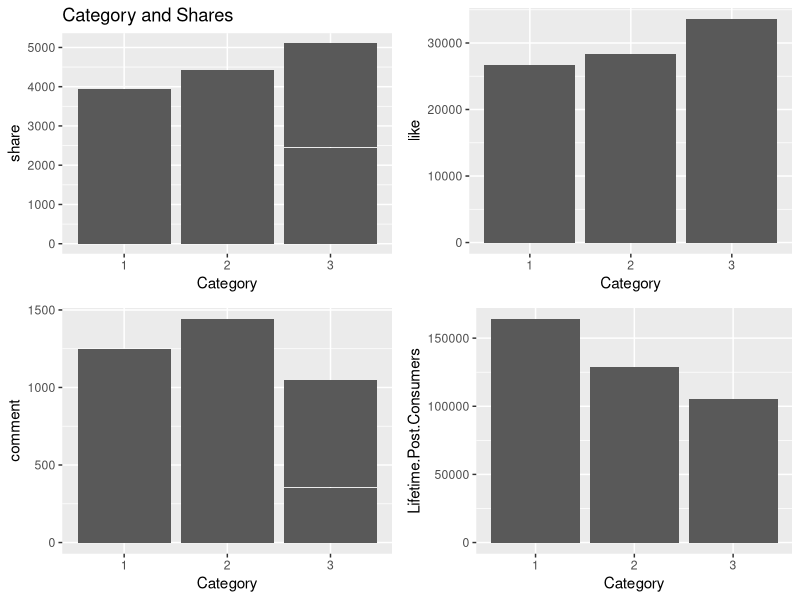
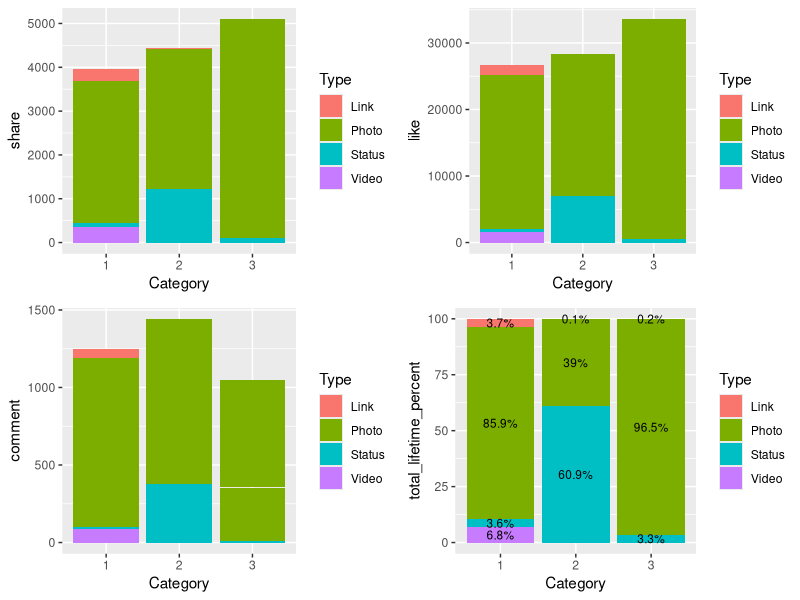
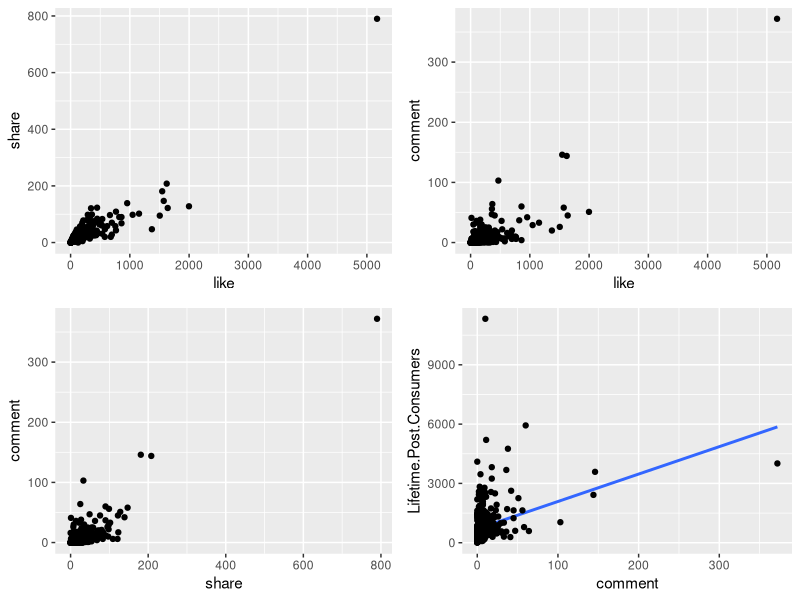

Generate these figures, in order, with R:
## ---- chunk 1
knitr::opts_chunk$set(echo = TRUE)
options(width = 100)

## ---- chunk 2
library(ggplot2)
library(plyr)
library(dplyr)
library(gridExtra)
## ---- chunk 3
mydata<-read.csv("./data/dataset_Facebook.csv")
summary(mydata)
mydata$Category<-as.factor(mydata$Category)
mydata$Type<-as.factor(mydata$Type)
mydata$Post.Month<-as.factor(mydata$Post.Month)
mydata$Post.Weekday<-as.factor(mydata$Post.Weekday)
mydata$Post.Hour<-as.factor(mydata$Post.Hour)
mydata$Paid<-as.factor(mydata$Paid)
mydata<-na.omit(mydata) 

## ---- chunk 4
p1<- ggplot() + geom_bar(aes(y = share, x = Category), data = mydata,stat="identity")+
ggtitle("Category and Shares")


p2<- ggplot() + geom_bar(aes(y = like, x = Category), data = mydata,stat="identity")


p3<- ggplot() + geom_bar(aes(y = comment, x = Category), data = mydata,stat="identity")


p4<- ggplot() + geom_bar(aes(y = Lifetime.Post.Consumers, x = Category), data = mydata,stat="identity")

library("gridExtra")
grid.arrange(p1, p2,p3,p4 ,nrow = 2,ncol=2)
## ---- chunk 5
p11<- ggplot() + geom_bar(aes(y = share, x = Category,fill=Type), data = mydata,stat="identity")


p12<- ggplot() + geom_bar(aes(y = like, x = Category,fill=Type), data = mydata,stat="identity")


p13<- ggplot() + geom_bar(aes(y = comment, x = Category,fill=Type), data = mydata,stat="identity")

newdf <- mydata %>% group_by(Category, Type) %>%
  summarise(total_lifetime = sum(Lifetime.Post.Consumers)) %>%
  mutate(total_lifetime_percent = 
           round(100 * total_lifetime / sum(total_lifetime),1))


newdf <- ddply(newdf, .(Category),transform,pos=cumsum(total_lifetime_percent)-
                 (0.2*total_lifetime_percent))
p14 <- ggplot(newdf, aes(x = Category, y = total_lifetime_percent,
                         fill = Type, label = paste0(total_lifetime_percent,"%"))) +
  geom_bar(stat = "identity") +
  geom_text(size = 3, position = position_stack(vjust = 0.5))


grid.arrange(p11, p12,p13,p14 ,nrow = 2,ncol=2)
## ---- chunk 6
v1<-ggplot(mydata, aes(x = like, y = share)) +
  geom_point()
v2<-ggplot(mydata, aes(x = like, y = comment)) +
  geom_point()
v3<-ggplot(mydata, aes(x = share, y = comment)) +
  geom_point()
v4<-ggplot(mydata, aes(x = comment, y = Lifetime.Post.Consumers)) +geom_smooth(method = "lm", se = FALSE)+geom_point()


grid.arrange(v1,v2,v3,v4 ,nrow = 2,ncol=2)
